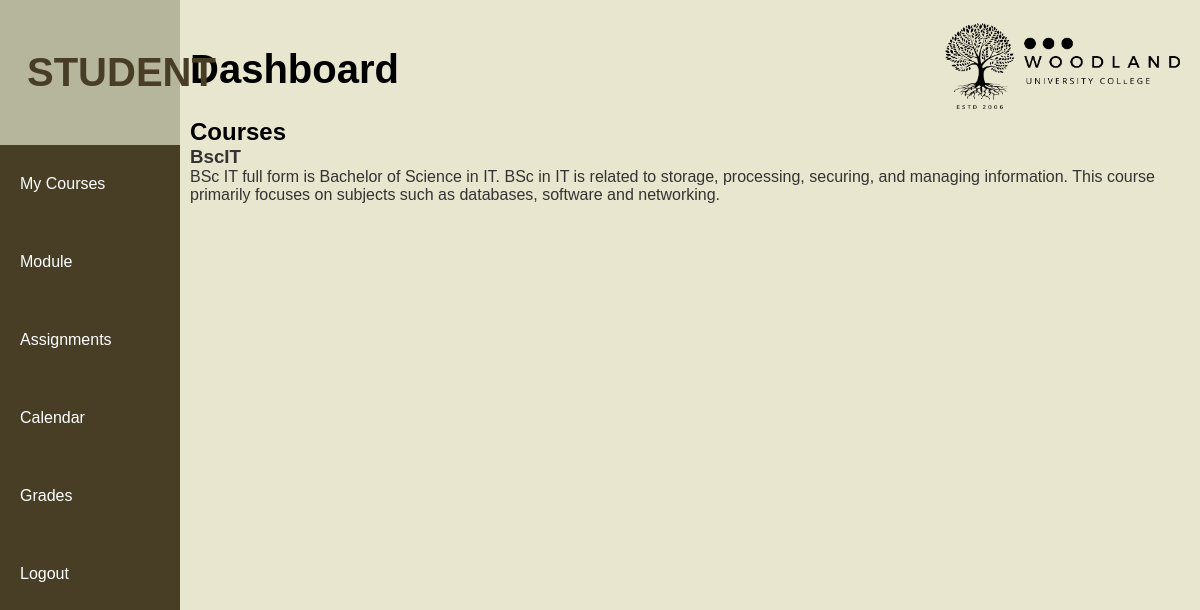
The app's page /websites/default/public/student/mycourse.php (signed in) with its own data.
### tables this page shows
CREATE TABLE `courses` (
  `id` int(11) NOT NULL AUTO_INCREMENT,
  `course_name` varchar(100) NOT NULL,
  `description` text DEFAULT NULL,
  `is_archived` tinyint(1) DEFAULT 0,
  PRIMARY KEY (`id`)
);

### websites/default/public/student/mycourse.php (the view, shortened to what this page needs)
<?php
$db = new DatabaseConnection();
$pdo = $db->getConnection();
$username = $_SESSION['username'];
$sqlCourses = "SELECT c.* FROM courses c
                INNER JOIN students s ON c.id = s.course_id
                WHERE s.username = :username";
$stmtCourses = $pdo->prepare($sqlCourses);
$stmtCourses->execute(['username' => $username]);
$courses = $stmtCourses->fetchAll(PDO::FETCH_ASSOC);
?>
<h2>Courses</h2>
<?php if (!empty($courses)): ?>
    <ul>
        <?php foreach ($courses as $course): ?>
            <li>
                <h3><?php echo htmlspecialchars($course['course_name'], ENT_QUOTES, 'UTF-8'); ?></h3>
                <p><?php echo htmlspecialchars($course['description'], ENT_QUOTES, 'UTF-8'); ?></p>
            </li>
        <?php endforeach; ?>
    </ul>
<?php else: ?>
    <p>No courses found.</p>
<?php endif; ?>
<?php
include 'student_layout.php';
?>

### websites/default/public/stylee.css (style rules this page uses)
* { box-sizing: border-box; margin: 0; padding: 0; }
li, a { font-family: "Montserrat", sans-serif; font-weight: 500; font-size: 16px; color: #333333; text-decoration: none; }
body { font-family: Arial, sans-serif; margin: 0; padding: 0; }
.admin-body { margin: 0; font-family: Arial, sans-serif; background-color: #eee; }

### records on screen
courses: course_name "BscIT", description "BSc IT full form is Bachelor of Science in IT. BSc in IT is related to storage, processing, securing, and managing information. This course primarily focuses on subjects such as databases, software and networking."

### other values on screen
$pageTitle "Dashboard"
